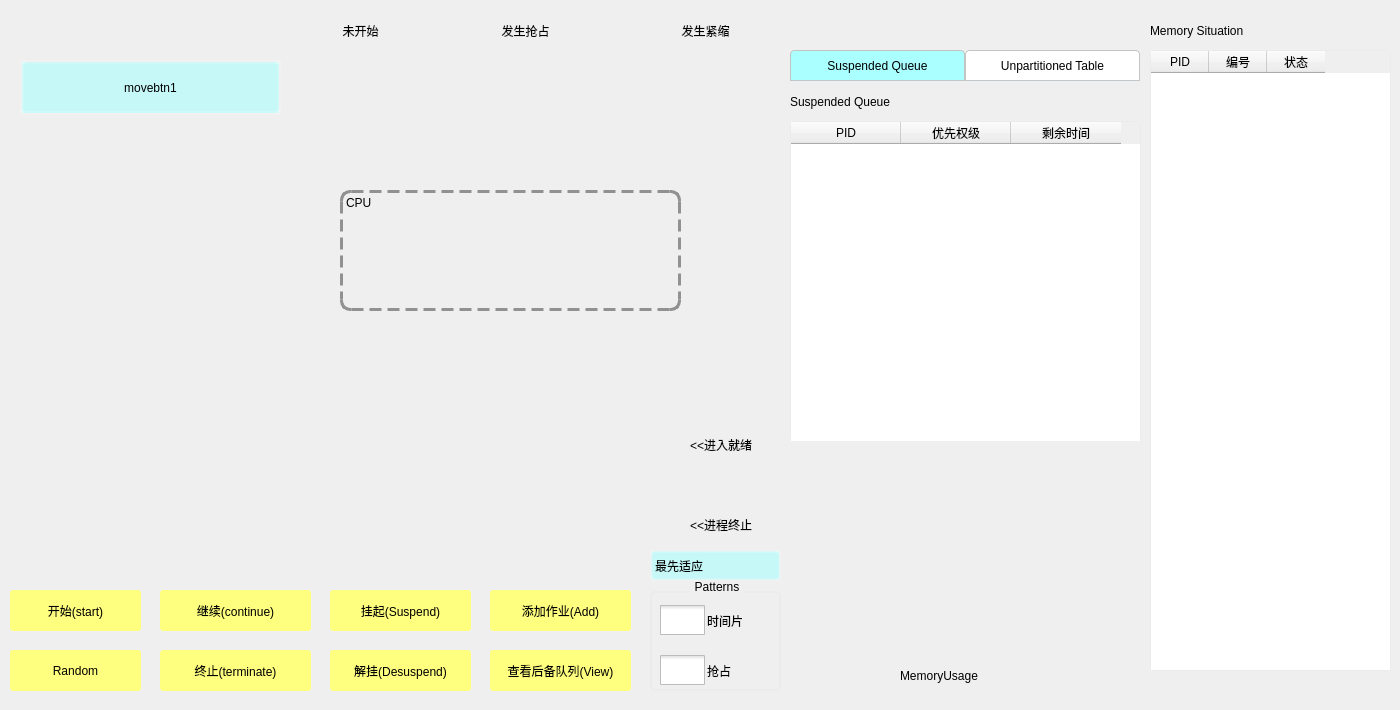
<?xml version="1.0" encoding="UTF-8"?>
<ui version="4.0">
 <class>Widget</class>
 <widget class="QWidget" name="Widget">
  <property name="geometry">
   <rect>
    <x>0</x>
    <y>0</y>
    <width>1400</width>
    <height>710</height>
   </rect>
  </property>
  <property name="windowTitle">
   <string>Widget</string>
  </property>
  <property name="styleSheet">
   <string notr="true"/>
  </property>
  <widget class="QPushButton" name="ViewBackQue">
   <property name="geometry">
    <rect>
     <x>490</x>
     <y>650</y>
     <width>141</width>
     <height>41</height>
    </rect>
   </property>
   <property name="cursor">
    <cursorShape>PointingHandCursor</cursorShape>
   </property>
   <property name="styleSheet">
    <string notr="true">QPushButton
{
border: none;
background-color: rgb(255, 255, 127);
border-radius: 3px;
font: 9pt &quot;微软雅黑&quot;;
}

QPushButton:hover
{
background-color: rgb(255, 162, 0);
}</string>
   </property>
   <property name="text">
    <string>查看后备队列(View)</string>
   </property>
  </widget>
  <widget class="QPushButton" name="AddWork">
   <property name="geometry">
    <rect>
     <x>490</x>
     <y>590</y>
     <width>141</width>
     <height>41</height>
    </rect>
   </property>
   <property name="cursor">
    <cursorShape>PointingHandCursor</cursorShape>
   </property>
   <property name="styleSheet">
    <string notr="true">QPushButton
{
border: none;
background-color: rgb(255, 255, 127);
border-radius: 3px;
font: 9pt &quot;微软雅黑&quot;;
}

QPushButton:hover
{
background-color: rgb(255, 162, 0);
}</string>
   </property>
   <property name="text">
    <string>添加作业(Add)</string>
   </property>
  </widget>
  <widget class="QPushButton" name="Suspend">
   <property name="geometry">
    <rect>
     <x>330</x>
     <y>590</y>
     <width>141</width>
     <height>41</height>
    </rect>
   </property>
   <property name="cursor">
    <cursorShape>PointingHandCursor</cursorShape>
   </property>
   <property name="styleSheet">
    <string notr="true">QPushButton
{
border: none;
background-color: rgb(255, 255, 127);
border-radius: 3px;
font: 9pt &quot;微软雅黑&quot;;
}

QPushButton:hover
{
background-color: rgb(255, 162, 0);
}</string>
   </property>
   <property name="text">
    <string>挂起(Suspend)</string>
   </property>
  </widget>
  <widget class="QPushButton" name="DeSuspend">
   <property name="geometry">
    <rect>
     <x>330</x>
     <y>650</y>
     <width>141</width>
     <height>41</height>
    </rect>
   </property>
   <property name="cursor">
    <cursorShape>PointingHandCursor</cursorShape>
   </property>
   <property name="styleSheet">
    <string notr="true">QPushButton
{
border: none;
background-color: rgb(255, 255, 127);
border-radius: 3px;
font: 9pt &quot;微软雅黑&quot;;
}

QPushButton:hover
{
background-color: rgb(255, 162, 0);
}</string>
   </property>
   <property name="text">
    <string>解挂(Desuspend)</string>
   </property>
  </widget>
  <widget class="QPushButton" name="Start">
   <property name="geometry">
    <rect>
     <x>10</x>
     <y>590</y>
     <width>131</width>
     <height>41</height>
    </rect>
   </property>
   <property name="cursor">
    <cursorShape>PointingHandCursor</cursorShape>
   </property>
   <property name="styleSheet">
    <string notr="true">QPushButton
{
border: none;
background-color: rgb(255, 255, 127);
border-radius: 3px;
font: 9pt &quot;微软雅黑&quot;;
}

QPushButton:hover
{
background-color: rgb(255, 162, 0);
}</string>
   </property>
   <property name="text">
    <string>开始(start)</string>
   </property>
  </widget>
  <widget class="QPushButton" name="Terminate">
   <property name="geometry">
    <rect>
     <x>160</x>
     <y>650</y>
     <width>151</width>
     <height>41</height>
    </rect>
   </property>
   <property name="cursor">
    <cursorShape>PointingHandCursor</cursorShape>
   </property>
   <property name="styleSheet">
    <string notr="true">QPushButton
{
border: none;
background-color: rgb(255, 255, 127);
border-radius: 3px;
font: 9pt &quot;微软雅黑&quot;;
}

QPushButton:hover
{
background-color: rgb(255, 162, 0);
}</string>
   </property>
   <property name="text">
    <string>终止(terminate)</string>
   </property>
  </widget>
  <widget class="QLabel" name="CPUArea">
   <property name="geometry">
    <rect>
     <x>340</x>
     <y>190</y>
     <width>341</width>
     <height>121</height>
    </rect>
   </property>
   <property name="cursor">
    <cursorShape>ArrowCursor</cursorShape>
   </property>
   <property name="styleSheet">
    <string notr="true">QLabel
{
border: 3px dashed #919191;
border-radius: 10px;
font: 12pt &quot;Roboto Mono&quot;;
}

QLabel:hover
{
border: 3px solid #919191;
}</string>
   </property>
   <property name="text">
    <string>CPU</string>
   </property>
   <property name="alignment">
    <set>Qt::AlignLeading|Qt::AlignLeft|Qt::AlignTop</set>
   </property>
  </widget>
  <widget class="QPushButton" name="btn_move_1">
   <property name="geometry">
    <rect>
     <x>20</x>
     <y>60</y>
     <width>261</width>
     <height>55</height>
    </rect>
   </property>
   <property name="styleSheet">
    <string notr="true">QPushButton{ 
	height:50px;
    width: 261px;
    border-width:4px;
    border-style:outset;
    border-radius:10px;
	border-color:rgba(255,255,255,30);
    background-color: rgba(170, 255, 255, 150);
    border-radius:3px;
    font: 9pt '微软雅黑'; 
}
QPushButton:hover{
	background-color: rgba(197, 161, 255, 200);
    border-color:rgba(255,255,255,200);
}</string>
   </property>
   <property name="text">
    <string>movebtn1</string>
   </property>
  </widget>
  <widget class="QPushButton" name="Random">
   <property name="geometry">
    <rect>
     <x>10</x>
     <y>650</y>
     <width>131</width>
     <height>41</height>
    </rect>
   </property>
   <property name="cursor">
    <cursorShape>PointingHandCursor</cursorShape>
   </property>
   <property name="styleSheet">
    <string notr="true">QPushButton
{
border: none;
background-color: rgb(255, 255, 127);
border-radius: 3px;
font: 9pt &quot;微软雅黑&quot;;
}

QPushButton:hover
{
background-color: rgb(255, 162, 0);
}</string>
   </property>
   <property name="text">
    <string>Random</string>
   </property>
  </widget>
  <widget class="QPushButton" name="continue_2">
   <property name="geometry">
    <rect>
     <x>160</x>
     <y>590</y>
     <width>151</width>
     <height>41</height>
    </rect>
   </property>
   <property name="cursor">
    <cursorShape>PointingHandCursor</cursorShape>
   </property>
   <property name="styleSheet">
    <string notr="true">QPushButton
{
border: none;
background-color: rgb(255, 255, 127);
border-radius: 3px;
font: 9pt &quot;微软雅黑&quot;;
}

QPushButton:hover
{
background-color: rgb(255, 162, 0);
}</string>
   </property>
   <property name="text">
    <string>继续(continue)</string>
   </property>
  </widget>
  <widget class="QLabel" name="bg">
   <property name="geometry">
    <rect>
     <x>0</x>
     <y>0</y>
     <width>1401</width>
     <height>711</height>
    </rect>
   </property>
   <property name="styleSheet">
    <string notr="true">border-image: url(:/image/Image/bg.jpg);</string>
   </property>
   <property name="text">
    <string/>
   </property>
   <property name="alignment">
    <set>Qt::AlignLeading|Qt::AlignLeft|Qt::AlignTop</set>
   </property>
  </widget>
  <widget class="QLabel" name="label">
   <property name="geometry">
    <rect>
     <x>730</x>
     <y>470</y>
     <width>41</width>
     <height>41</height>
    </rect>
   </property>
   <property name="styleSheet">
    <string notr="true">border-image: url(:/image/Image/TurnMoveIn.png);</string>
   </property>
   <property name="text">
    <string/>
   </property>
  </widget>
  <widget class="QLabel" name="label_2">
   <property name="geometry">
    <rect>
     <x>690</x>
     <y>510</y>
     <width>101</width>
     <height>31</height>
    </rect>
   </property>
   <property name="styleSheet">
    <string notr="true">font: 10pt &quot;微软雅黑&quot;;</string>
   </property>
   <property name="text">
    <string>&lt;&lt;进程终止</string>
   </property>
  </widget>
  <widget class="QLabel" name="label_3">
   <property name="geometry">
    <rect>
     <x>730</x>
     <y>390</y>
     <width>41</width>
     <height>41</height>
    </rect>
   </property>
   <property name="styleSheet">
    <string notr="true">border-image: url(:/image/Image/Save.png);</string>
   </property>
   <property name="text">
    <string/>
   </property>
  </widget>
  <widget class="QLabel" name="label_4">
   <property name="geometry">
    <rect>
     <x>690</x>
     <y>430</y>
     <width>101</width>
     <height>31</height>
    </rect>
   </property>
   <property name="styleSheet">
    <string notr="true">font: 10pt &quot;微软雅黑&quot;;</string>
   </property>
   <property name="text">
    <string>&lt;&lt;进入就绪</string>
   </property>
  </widget>
  <widget class="QLabel" name="status">
   <property name="geometry">
    <rect>
     <x>290</x>
     <y>10</y>
     <width>141</width>
     <height>41</height>
    </rect>
   </property>
   <property name="styleSheet">
    <string notr="true">font: 22pt &quot;包图小白体&quot;;</string>
   </property>
   <property name="text">
    <string>未开始</string>
   </property>
   <property name="alignment">
    <set>Qt::AlignCenter</set>
   </property>
  </widget>
  <widget class="QLabel" name="status_2">
   <property name="geometry">
    <rect>
     <x>440</x>
     <y>10</y>
     <width>171</width>
     <height>41</height>
    </rect>
   </property>
   <property name="styleSheet">
    <string notr="true">font: 22pt &quot;包图小白体&quot;;</string>
   </property>
   <property name="text">
    <string>发生抢占</string>
   </property>
   <property name="alignment">
    <set>Qt::AlignCenter</set>
   </property>
  </widget>
  <widget class="QTableWidget" name="memorysituationview">
   <property name="geometry">
    <rect>
     <x>1150</x>
     <y>50</y>
     <width>241</width>
     <height>621</height>
    </rect>
   </property>
   <property name="styleSheet">
    <string notr="true">QTableWidget
{
border: 1px solid #ebebeb;
border-radius: 5px;
}

QHeaderView
{
border: none;
font: 9pt &quot;微软雅黑&quot;;
}
</string>
   </property>
   <attribute name="horizontalHeaderDefaultSectionSize">
    <number>58</number>
   </attribute>
   <attribute name="verticalHeaderDefaultSectionSize">
    <number>22</number>
   </attribute>
   <column>
    <property name="text">
     <string>PID</string>
    </property>
   </column>
   <column>
    <property name="text">
     <string>编号</string>
    </property>
   </column>
   <column>
    <property name="text">
     <string>状态</string>
    </property>
   </column>
  </widget>
  <widget class="QLabel" name="memorysituation">
   <property name="geometry">
    <rect>
     <x>1150</x>
     <y>10</y>
     <width>241</width>
     <height>41</height>
    </rect>
   </property>
   <property name="styleSheet">
    <string notr="true">font: 14pt &quot;Roboto Mono&quot;;</string>
   </property>
   <property name="text">
    <string>Memory Situation</string>
   </property>
  </widget>
  <widget class="QTabWidget" name="twoTables">
   <property name="geometry">
    <rect>
     <x>790</x>
     <y>50</y>
     <width>351</width>
     <height>391</height>
    </rect>
   </property>
   <property name="minimumSize">
    <size>
     <width>351</width>
     <height>0</height>
    </size>
   </property>
   <property name="styleSheet">
    <string notr="true">QWidget
{
}

QTabWidget::pane{
border:none;
border-radius:4px;
}

QTabWidget::tab-bar {

}

QTabBar::tab {
	height:25px;
	width:169px;
     background: #ebebeb;
     border: 1px solid #C4C4C3;
     border-bottom-color: #C2C7CB;
     border-top-left-radius: 4px;
     border-top-right-radius: 4px;
     min-width: 60px;
     padding: 2px;
	 font: 10pt &quot;微软雅黑&quot;;
	background-color: rgb(255, 255, 255);
 }

QTabBar::tab:selected{
	background-color: rgb(170, 255, 255);
}
</string>
   </property>
   <property name="currentIndex">
    <number>0</number>
   </property>
   <property name="movable">
    <bool>true</bool>
   </property>
   <property name="tabBarAutoHide">
    <bool>false</bool>
   </property>
   <widget class="QWidget" name="suspquetab">
    <property name="whatsThis">
     <string>&lt;html&gt;&lt;head/&gt;&lt;body&gt;&lt;p&gt;&lt;br/&gt;&lt;/p&gt;&lt;/body&gt;&lt;/html&gt;</string>
    </property>
    <attribute name="title">
     <string>Suspended Queue</string>
    </attribute>
    <widget class="QTableWidget" name="suspendque">
     <property name="geometry">
      <rect>
       <x>0</x>
       <y>40</y>
       <width>351</width>
       <height>321</height>
      </rect>
     </property>
     <property name="styleSheet">
      <string notr="true">QTableWidget
{
border: 1px solid #ebebeb;
border-radius: 5px;
}

QHeaderView
{
border: none;
font: 9pt &quot;微软雅黑&quot;;
}
</string>
     </property>
     <property name="autoScroll">
      <bool>true</bool>
     </property>
     <property name="showDropIndicator" stdset="0">
      <bool>true</bool>
     </property>
     <property name="showGrid">
      <bool>true</bool>
     </property>
     <attribute name="horizontalHeaderCascadingSectionResizes">
      <bool>false</bool>
     </attribute>
     <attribute name="horizontalHeaderDefaultSectionSize">
      <number>110</number>
     </attribute>
     <attribute name="verticalHeaderCascadingSectionResizes">
      <bool>false</bool>
     </attribute>
     <attribute name="verticalHeaderDefaultSectionSize">
      <number>44</number>
     </attribute>
     <column>
      <property name="text">
       <string>PID</string>
      </property>
     </column>
     <column>
      <property name="text">
       <string>优先权级</string>
      </property>
     </column>
     <column>
      <property name="text">
       <string>剩余时间</string>
      </property>
     </column>
    </widget>
    <widget class="QLabel" name="suspended">
     <property name="geometry">
      <rect>
       <x>0</x>
       <y>0</y>
       <width>351</width>
       <height>41</height>
      </rect>
     </property>
     <property name="styleSheet">
      <string notr="true">font: 14pt &quot;Roboto Mono&quot;;</string>
     </property>
     <property name="text">
      <string>Suspended Queue</string>
     </property>
    </widget>
   </widget>
   <widget class="QWidget" name="unpartitabletab">
    <attribute name="title">
     <string>Unpartitioned Table</string>
    </attribute>
    <widget class="QTableWidget" name="unpartitableview">
     <property name="geometry">
      <rect>
       <x>0</x>
       <y>40</y>
       <width>351</width>
       <height>321</height>
      </rect>
     </property>
     <property name="styleSheet">
      <string notr="true">QTableWidget
{
border: 1px solid #ebebeb;
border-radius: 5px;
}

QHeaderView
{
border: none;
font: 9pt &quot;微软雅黑&quot;;
}
</string>
     </property>
     <property name="autoScroll">
      <bool>true</bool>
     </property>
     <property name="showDropIndicator" stdset="0">
      <bool>true</bool>
     </property>
     <property name="showGrid">
      <bool>true</bool>
     </property>
     <attribute name="horizontalHeaderCascadingSectionResizes">
      <bool>false</bool>
     </attribute>
     <attribute name="horizontalHeaderDefaultSectionSize">
      <number>110</number>
     </attribute>
     <attribute name="verticalHeaderCascadingSectionResizes">
      <bool>false</bool>
     </attribute>
     <attribute name="verticalHeaderDefaultSectionSize">
      <number>39</number>
     </attribute>
     <attribute name="verticalHeaderStretchLastSection">
      <bool>false</bool>
     </attribute>
     <column>
      <property name="text">
       <string>起址</string>
      </property>
     </column>
     <column>
      <property name="text">
       <string>长度</string>
      </property>
     </column>
     <column>
      <property name="text">
       <string>状态</string>
      </property>
     </column>
    </widget>
    <widget class="QLabel" name="unpartitable">
     <property name="geometry">
      <rect>
       <x>0</x>
       <y>0</y>
       <width>351</width>
       <height>41</height>
      </rect>
     </property>
     <property name="styleSheet">
      <string notr="true">font: 14pt &quot;Roboto Mono&quot;;</string>
     </property>
     <property name="text">
      <string>Unpartitioned Table</string>
     </property>
    </widget>
   </widget>
  </widget>
  <widget class="QLabel" name="memorysituation_2">
   <property name="geometry">
    <rect>
     <x>900</x>
     <y>660</y>
     <width>141</width>
     <height>31</height>
    </rect>
   </property>
   <property name="styleSheet">
    <string notr="true">font: 12pt &quot;Roboto Mono&quot;;</string>
   </property>
   <property name="text">
    <string>MemoryUsage</string>
   </property>
  </widget>
  <widget class="QLabel" name="compaction">
   <property name="geometry">
    <rect>
     <x>620</x>
     <y>10</y>
     <width>171</width>
     <height>41</height>
    </rect>
   </property>
   <property name="styleSheet">
    <string notr="true">font: 22pt &quot;包图小白体&quot;;</string>
   </property>
   <property name="text">
    <string>发生紧缩</string>
   </property>
   <property name="alignment">
    <set>Qt::AlignCenter</set>
   </property>
  </widget>
  <widget class="QLabel" name="waiting">
   <property name="geometry">
    <rect>
     <x>690</x>
     <y>220</y>
     <width>61</width>
     <height>61</height>
    </rect>
   </property>
   <property name="text">
    <string/>
   </property>
  </widget>
  <widget class="QGroupBox" name="groupBox">
   <property name="geometry">
    <rect>
     <x>650</x>
     <y>580</y>
     <width>131</width>
     <height>111</height>
    </rect>
   </property>
   <property name="styleSheet">
    <string notr="true">QGroupBox::title{
	subcontrol-origin: margin;
	subcontrol-position: top center;
	padding: 0 3px;
}

QGroupBox
{
	font: 10pt &quot;Roboto Mono&quot;;
	border: 2px solid #ebebeb;
	border-radius: 5px;
	margin-top: 11px;
}</string>
   </property>
   <property name="title">
    <string>Patterns</string>
   </property>
   <widget class="QCheckBox" name="slice">
    <property name="geometry">
     <rect>
      <x>10</x>
      <y>20</y>
      <width>121</width>
      <height>41</height>
     </rect>
    </property>
    <property name="cursor">
     <cursorShape>PointingHandCursor</cursorShape>
    </property>
    <property name="styleSheet">
     <string notr="true">QCheckBox{
    spacing: 2px;
    color: black;
	font: 14pt &quot;等线&quot;;
	vertical-align:middle;
}
QCheckBox::indicator {
    width: 45px;
    height: 30px;
}
QCheckBox::indicator:unchecked {
    image: url(:/image/Image/switch_closed.png);
}
QCheckBox::indicator:checked {
    image: url(:/image/Image/switch_opened.png);
}
</string>
    </property>
    <property name="text">
     <string>时间片</string>
    </property>
   </widget>
   <widget class="QCheckBox" name="crush">
    <property name="geometry">
     <rect>
      <x>10</x>
      <y>70</y>
      <width>121</width>
      <height>41</height>
     </rect>
    </property>
    <property name="cursor">
     <cursorShape>PointingHandCursor</cursorShape>
    </property>
    <property name="styleSheet">
     <string notr="true">QCheckBox{
    spacing: 2px;
    color: black;
	font: 14pt &quot;等线&quot;;
	vertical-align:middle;
}
QCheckBox::indicator {
    width: 45px;
    height: 30px;
}
QCheckBox::indicator:unchecked {
    image: url(:/image/Image/switch_closed.png);
}
QCheckBox::indicator:checked {
    image: url(:/image/Image/switch_opened.png);
}
</string>
    </property>
    <property name="text">
     <string>抢占</string>
    </property>
   </widget>
  </widget>
  <widget class="QComboBox" name="addrassignpatterns">
   <property name="geometry">
    <rect>
     <x>650</x>
     <y>550</y>
     <width>131</width>
     <height>31</height>
    </rect>
   </property>
   <property name="styleSheet">
    <string notr="true">QComboBox {
    font: 10pt &quot;微软雅黑&quot;;

	border-color:rgba(255,255,255,30);
    background-color: rgba(170, 255, 255, 150);
	
    border-width: 3px;
    border-style: solid;
	border-radius: 3px;
}

QComboBox:hover {
	background-color: rgba(197, 161, 255, 200);
    border-color:rgba(255,255,255,200);
}

QComboBox::drop-down {
width:25px;
height:25px;
    border: 0px;
}

QComboBox::down-arrow {
width:25px;
height:25px;
	image: url(:/image/Image/pattern.net.png);
}
</string>
   </property>
   <item>
    <property name="text">
     <string>最先适应</string>
    </property>
   </item>
   <item>
    <property name="text">
     <string>最优适应</string>
    </property>
   </item>
   <item>
    <property name="text">
     <string>最差适应</string>
    </property>
   </item>
  </widget>
  <zorder>bg</zorder>
  <zorder>ViewBackQue</zorder>
  <zorder>AddWork</zorder>
  <zorder>Suspend</zorder>
  <zorder>DeSuspend</zorder>
  <zorder>Start</zorder>
  <zorder>Terminate</zorder>
  <zorder>CPUArea</zorder>
  <zorder>btn_move_1</zorder>
  <zorder>Random</zorder>
  <zorder>continue_2</zorder>
  <zorder>label</zorder>
  <zorder>label_2</zorder>
  <zorder>label_3</zorder>
  <zorder>label_4</zorder>
  <zorder>status</zorder>
  <zorder>status_2</zorder>
  <zorder>memorysituationview</zorder>
  <zorder>memorysituation</zorder>
  <zorder>twoTables</zorder>
  <zorder>memorysituation_2</zorder>
  <zorder>compaction</zorder>
  <zorder>waiting</zorder>
  <zorder>groupBox</zorder>
  <zorder>addrassignpatterns</zorder>
 </widget>
 <layoutdefault spacing="6" margin="11"/>
 <resources/>
 <connections/>
</ui>
